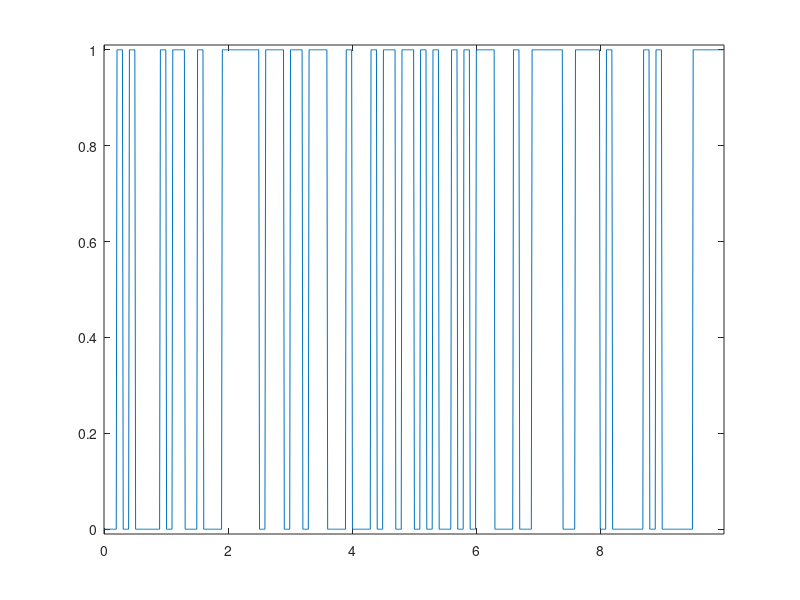

Write MATLAB code to recreate this figure.
N=100;
dsource=(sign(rand(1,N)-0.5+eps)+1)/2;
n=8;
temp1=ones(1,n);
temp0=zeros(1,n);
new_dsource=[];
for i=1:length(dsource)
    if dsource(i) == 0
        new_dsource=[new_dsource temp0];
    else
        new_dsource=[new_dsource temp1];
    end
end
T=0.10;
t=0:T/n:T/n*(length(new_dsource)-1);
plot(t,new_dsource);
axis([min(t)-0.01,max(t)+0.01,min(new_dsource)-0.01,max(new_dsource)+0.01]);